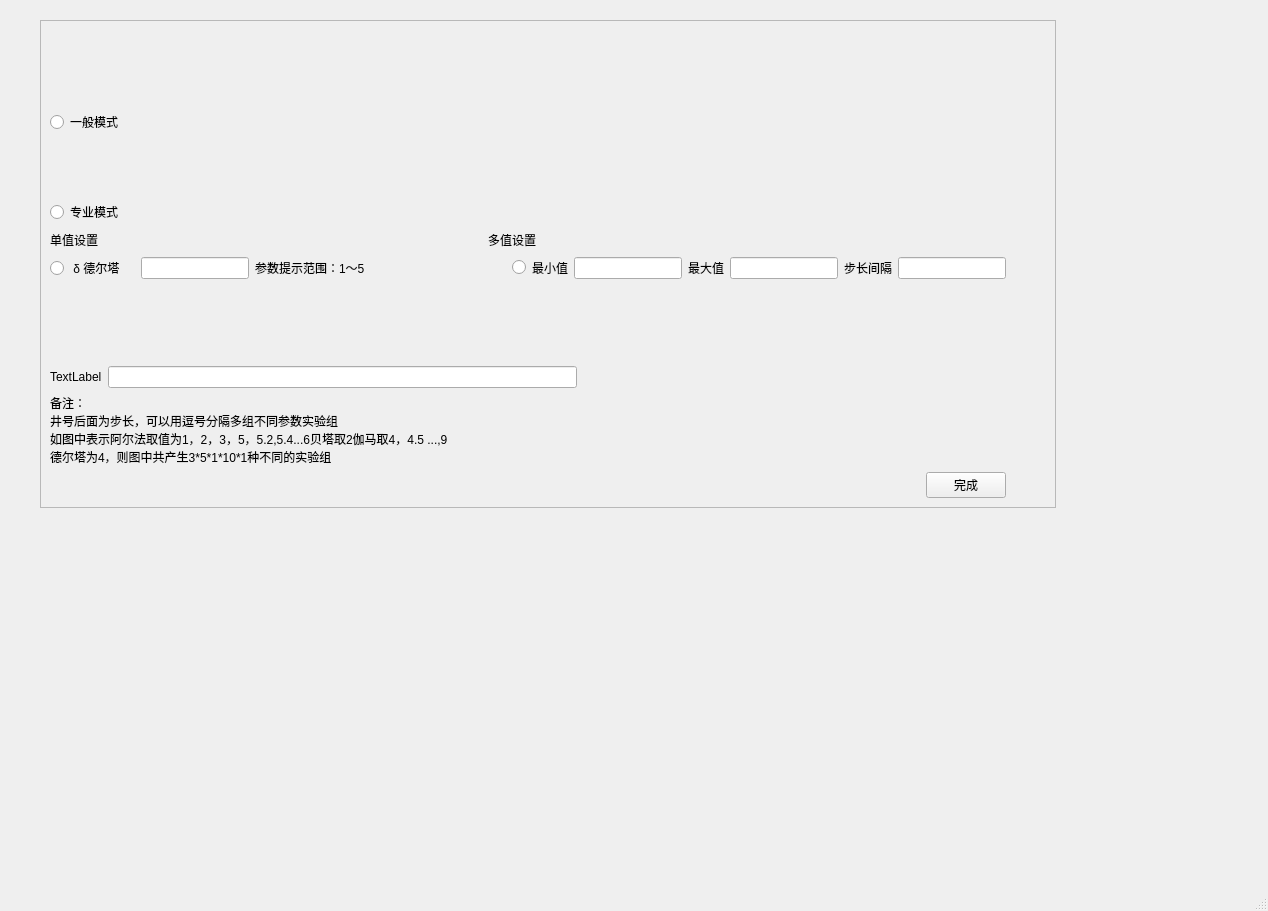
<?xml version="1.0" encoding="UTF-8"?>
<ui version="4.0">
 <class>MainWindow</class>
 <widget class="QMainWindow" name="MainWindow">
  <property name="geometry">
   <rect>
    <x>0</x>
    <y>0</y>
    <width>1268</width>
    <height>911</height>
   </rect>
  </property>
  <property name="windowTitle">
   <string>MainWindow</string>
  </property>
  <widget class="QWidget" name="centralwidget">
   <widget class="QFrame" name="frame">
    <property name="geometry">
     <rect>
      <x>40</x>
      <y>20</y>
      <width>1016</width>
      <height>488</height>
     </rect>
    </property>
    <property name="frameShape">
     <enum>QFrame::StyledPanel</enum>
    </property>
    <property name="frameShadow">
     <enum>QFrame::Raised</enum>
    </property>
    <layout class="QVBoxLayout" name="verticalLayout">
     <item>
      <spacer name="verticalSpacer_2">
       <property name="orientation">
        <enum>Qt::Vertical</enum>
       </property>
       <property name="sizeHint" stdset="0">
        <size>
         <width>20</width>
         <height>40</height>
        </size>
       </property>
      </spacer>
     </item>
     <item>
      <layout class="QVBoxLayout" name="verLayout_model" stretch="1,2,1">
       <property name="topMargin">
        <number>0</number>
       </property>
       <property name="bottomMargin">
        <number>0</number>
       </property>
       <item>
        <layout class="QHBoxLayout" name="horLayout_general" stretch="0,0">
         <property name="bottomMargin">
          <number>20</number>
         </property>
         <item>
          <widget class="QRadioButton" name="radioButton_general">
           <property name="text">
            <string>一般模式</string>
           </property>
          </widget>
         </item>
         <item>
          <spacer name="horiSpacer_gerneral">
           <property name="orientation">
            <enum>Qt::Horizontal</enum>
           </property>
           <property name="sizeHint" stdset="0">
            <size>
             <width>40</width>
             <height>20</height>
            </size>
           </property>
          </spacer>
         </item>
        </layout>
       </item>
       <item>
        <spacer name="verticalSpacer_model">
         <property name="orientation">
          <enum>Qt::Vertical</enum>
         </property>
         <property name="sizeHint" stdset="0">
          <size>
           <width>20</width>
           <height>40</height>
          </size>
         </property>
        </spacer>
       </item>
       <item>
        <layout class="QHBoxLayout" name="horLayout_profession">
         <item>
          <widget class="QRadioButton" name="radioButton_profession">
           <property name="text">
            <string>专业模式</string>
           </property>
          </widget>
         </item>
         <item>
          <spacer name="horiSpacer_profession">
           <property name="orientation">
            <enum>Qt::Horizontal</enum>
           </property>
           <property name="sizeHint" stdset="0">
            <size>
             <width>40</width>
             <height>20</height>
            </size>
           </property>
          </spacer>
         </item>
        </layout>
       </item>
      </layout>
     </item>
     <item>
      <layout class="QHBoxLayout" name="horSetvalue" stretch="0,0,0,0">
       <property name="leftMargin">
        <number>0</number>
       </property>
       <property name="rightMargin">
        <number>126</number>
       </property>
       <item>
        <widget class="QLabel" name="label_setSingleval">
         <property name="text">
          <string>单值设置</string>
         </property>
        </widget>
       </item>
       <item>
        <spacer name="space_horSetvalue_1">
         <property name="orientation">
          <enum>Qt::Horizontal</enum>
         </property>
         <property name="sizeHint" stdset="0">
          <size>
           <width>40</width>
           <height>20</height>
          </size>
         </property>
        </spacer>
       </item>
       <item>
        <widget class="QLabel" name="label_setMultival">
         <property name="text">
          <string>多值设置</string>
         </property>
        </widget>
       </item>
       <item>
        <spacer name="space_horSetvalue_2">
         <property name="orientation">
          <enum>Qt::Horizontal</enum>
         </property>
         <property name="sizeHint" stdset="0">
          <size>
           <width>96</width>
           <height>20</height>
          </size>
         </property>
        </spacer>
       </item>
      </layout>
     </item>
     <item>
      <layout class="QHBoxLayout" name="horlLayout_generalfather">
       <item>
        <layout class="QHBoxLayout" name="hori_generalmodel" stretch="0,0,1,0,0,0,0,0,0,0,0">
         <item>
          <widget class="QRadioButton" name="radioButton_8">
           <property name="text">
            <string> δ 德尔塔   </string>
           </property>
          </widget>
         </item>
         <item>
          <widget class="QLineEdit" name="lineEdit_13"/>
         </item>
         <item>
          <widget class="QLabel" name="label_18">
           <property name="text">
            <string>参数提示范围：1～5</string>
           </property>
          </widget>
         </item>
         <item>
          <widget class="QRadioButton" name="radioButton_9">
           <property name="text">
            <string/>
           </property>
          </widget>
         </item>
         <item>
          <widget class="QLabel" name="label_12">
           <property name="text">
            <string>最小值</string>
           </property>
          </widget>
         </item>
         <item>
          <widget class="QLineEdit" name="lineEdit_14"/>
         </item>
         <item>
          <widget class="QLabel" name="label_13">
           <property name="text">
            <string>最大值</string>
           </property>
          </widget>
         </item>
         <item>
          <widget class="QLineEdit" name="lineEdit_15"/>
         </item>
         <item>
          <widget class="QLabel" name="label_14">
           <property name="text">
            <string>步长间隔</string>
           </property>
          </widget>
         </item>
         <item>
          <widget class="QLineEdit" name="lineEdit_16"/>
         </item>
         <item>
          <spacer name="horizontalSpacer_11">
           <property name="orientation">
            <enum>Qt::Horizontal</enum>
           </property>
           <property name="sizeHint" stdset="0">
            <size>
             <width>40</width>
             <height>20</height>
            </size>
           </property>
          </spacer>
         </item>
        </layout>
       </item>
      </layout>
     </item>
     <item>
      <spacer name="verticalSpacer">
       <property name="orientation">
        <enum>Qt::Vertical</enum>
       </property>
       <property name="sizeHint" stdset="0">
        <size>
         <width>20</width>
         <height>40</height>
        </size>
       </property>
      </spacer>
     </item>
     <item>
      <layout class="QHBoxLayout" name="horiLayout_professionfather">
       <item>
        <layout class="QHBoxLayout" name="horLayout_profession_2">
         <item>
          <widget class="QLabel" name="label">
           <property name="text">
            <string>TextLabel</string>
           </property>
          </widget>
         </item>
         <item>
          <widget class="QLineEdit" name="lineEdit"/>
         </item>
         <item>
          <spacer name="horizontalSpacer">
           <property name="orientation">
            <enum>Qt::Horizontal</enum>
           </property>
           <property name="sizeHint" stdset="0">
            <size>
             <width>40</width>
             <height>20</height>
            </size>
           </property>
          </spacer>
         </item>
        </layout>
       </item>
      </layout>
     </item>
     <item>
      <layout class="QHBoxLayout" name="horizontalLayout_11">
       <item>
        <widget class="QLabel" name="label_19">
         <property name="text">
          <string>备注：
井号后面为步长，可以用逗号分隔多组不同参数实验组
如图中表示阿尔法取值为1，2，3，5，5.2,5.4...6贝塔取2伽马取4，4.5 ...,9
德尔塔为4，则图中共产生3*5*1*10*1种不同的实验组</string>
         </property>
        </widget>
       </item>
      </layout>
     </item>
     <item>
      <layout class="QHBoxLayout" name="horizontalLayout_20" stretch="1,0,0">
       <item>
        <spacer name="horizontalSpacer_19">
         <property name="orientation">
          <enum>Qt::Horizontal</enum>
         </property>
         <property name="sizeHint" stdset="0">
          <size>
           <width>40</width>
           <height>20</height>
          </size>
         </property>
        </spacer>
       </item>
       <item>
        <widget class="QPushButton" name="pushButton">
         <property name="text">
          <string>完成</string>
         </property>
        </widget>
       </item>
       <item>
        <spacer name="horizontalSpacer_20">
         <property name="orientation">
          <enum>Qt::Horizontal</enum>
         </property>
         <property name="sizeHint" stdset="0">
          <size>
           <width>40</width>
           <height>20</height>
          </size>
         </property>
        </spacer>
       </item>
      </layout>
     </item>
    </layout>
   </widget>
  </widget>
  <widget class="QMenuBar" name="menubar">
   <property name="geometry">
    <rect>
     <x>0</x>
     <y>0</y>
     <width>1268</width>
     <height>42</height>
    </rect>
   </property>
  </widget>
  <widget class="QStatusBar" name="statusbar"/>
 </widget>
 <resources/>
 <connections/>
</ui>
